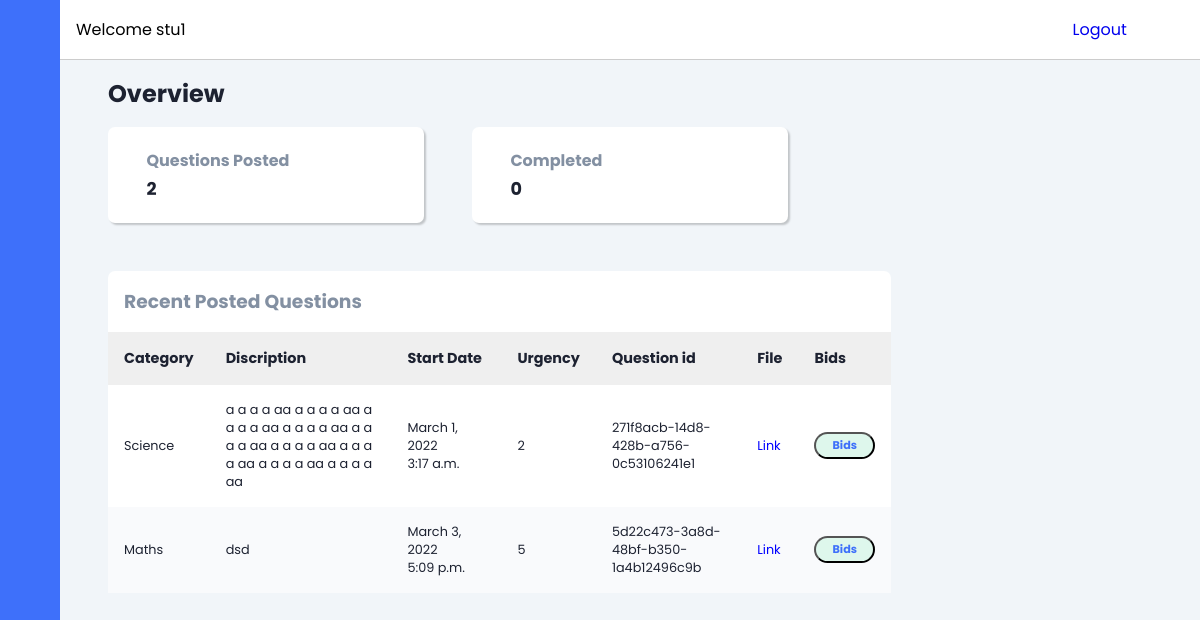
Screenshot of /student/dashboard (signed in) with the database file from the repository.
### student/models.py (models this page shows, shortened)
class Question(models.Model):
    id = models.AutoField(primary_key=True)
    student = models.ForeignKey(Student, on_delete=models.CASCADE, null=True, blank=True)
    randomly_generated_id = models.UUIDField(unique=True, default=uuid.uuid4, editable=False)
    category = models.CharField(max_length=30, choices=categotry ,default='others')
    urgency= models.CharField(max_length=250, null=True)
    description=models.CharField(max_length=250, null=True)
    upload = models.FileField(upload_to ='static/media/', null=True)
    date = models.DateField(null=True)
    time = models.TimeField(null=True)

### Learning/views.py (the view)
# urls.py: path('student/dashboard', views.stu_dashboard,name="stu_dashboard"),
def stu_dashboard(request):
    user = User.objects.get(username = request.user)
    stu = Student.objects.get(username=user)
    question = Question.objects.filter(student=stu)
    bid = Bid.objects.all()
    count=0
    for b in bid:
        bd = b.project.student
        if bd.username == request.user and b.status=='Completed':
            count += 1
    context = {
        'name': request.user,
        'question' : question,
        'count':count,
    }
    return render(request, "student/index.html", context)

### templates/student/index.html (shortened to what this page needs)
<!DOCTYPE html>
{% load static %}
<html lang="en">
<head>
    <link rel="stylesheet" href="https://cdn.jsdelivr.net/gh/lykmapipo/themify-icons@0.1.2/css/themify-icons.css">
    <link rel="stylesheet" href="{% static 'css/style.css' %}">
</head>
<body>
    <div class="sidebar">
        <div class="sidebar-header">
        </div>
        <div class="sidebar-menu">
            <ul>
            </ul>
        </div>
    </div>
    <div class="main-content">
        <header>
            <div class="search-wrapper">
                <span>Welcome {{name}}</span>
            </div>
            <div class="social-icons">
                <span ><a href="{% url 'logout' %}">Logout</a></span>
                <div></div>
            </div>
        </header>
        <main>
            <h2 class="dash-title">Overview</h2>
            <div class="dash-cards">
                <div class="card-single">
                    <div class="card-body">
                        <div>
                            <h5>Questions Posted</h5>
                            <h4>{{question|length}}</h4>
                        </div>
                    </div>
                </div>
                <div class="card-single">
                    <div class="card-body">
                        <div>
                            <h5>Completed</h5>
                            <h4>{{count}}</h4>
                        </div>
                    </div>
                </div>
            </div>
            <section class="recent">
                <div class="activity-grid">
                    <div class="activity-card">
                        <h3>Recent Posted Questions</h3>
                        <div class="table-responsive">
                            <table>
                                <thead>
                                    <tr>
                                        <th>Category</th>
                                        <th>Discription</th>
                                        <th style="width: 110px;">Start Date</th>
                                        <th>Urgency</th>
                                        <th>Question id</th>
                                        <th>File</th>
                                        <th>Bids</th>
                                    </tr>
                                </thead>
                                <tbody>
                                    {% for q in question %}
                                    <tr>
                                        <td>{{q.category}}</td>
                                        <td>{{q.description}}</td>
                                        <td>{{q.date}}<br>{{q.time}}</td>
                                        <td>{{q.urgency}}</td>
                                        <td>{{q.randomly_generated_id}}
                                        <td><a type="download" href="../../{{q.upload}}" style="color:blue" download>Link</a></td>
                                        <td>
                                            <a href="/student/{{q.id}}"><button id="{{q.id}}" class="badge success">Bids</button></a>
                                        </td>
                                    </tr>
                                    {% endfor %}
                                </tbody>
                            </table>
                        </div>
                    </div>
                    </div>
                </div>
</body>
</html>

### static/css/style.css (style rules this page uses)
:root { --main-color: #3e70fa; --color-dark: #1D2231; --text-grey: #8390A2; }
* { font-family: 'Poppins', sans-serif; margin: 0; padding: 0; text-decoration: none; list-style-type: none; box-sizing: border-box; }
.sidebar { height: 100%; width: 240px; position: fixed; left: 0; top: 0; z-index: 100; background: var(--main-color); color: #fff; overflow-y: auto; transition: width 500ms; }
.sidebar-header { display: flex; justify-content: space-between; align-items: center; height: 60px; padding: 0rem 1rem; }
.sidebar-menu { padding: 1rem; }
.main-content { position: relative; margin-left: 240px; transition: margin-left 500ms; }
header { position: fixed; left: 240px; top: 0; z-index: 100; width: calc(100% - 240px); background: #fff; height: 60px; padding: 0rem 1rem; display: flex; align-items: center; justify-content: space-between; border-bottom: 1px solid #ccc; transition: left 500ms; }
.search-wrapper { display: flex; align-items: center; }
.social-icons { display: flex; align-items: center; }
.social-icons span, .social-icons div { margin-left: 1.2rem; }
.social-icons div { height: 38px; width: 38px; background-size: cover; background-repeat: no-repeat; background-image: url(img/1.jpg); border-radius: 50%; }
main { margin-top: 60px; background: #f1f5f9; min-height: 90vh; padding: 1rem 3rem; }
.dash-title { color: var(--color-dark); margin-bottom: 1rem; }
.dash-cards { display: grid; grid-template-columns: repeat(3, 1fr); grid-column-gap: 3rem; }
.card-single { background: #fff; border-radius: 7px; box-shadow: 2px 2px 2px rgba(0,0,0,0.2); }
.card-body { padding: 1.3rem 1rem; display: flex; align-items: center; }
.card-body h5 { color: var(--text-grey); font-size: 1rem; }
.card-body h4 { color: var(--color-dark); font-size: 1.1rem; margin-top: .2rem; }
.recent { margin-top: 3rem; margin-bottom: 3rem; }
.activity-grid { display: grid; grid-template-columns: 75% 25%; grid-column-gap: 1.5rem; }
.activity-card, .summary-card, .bday-card { background: #fff; border-radius: 7px; }
.activity-card h3 { color: var(--text-grey); margin: 1rem; }
.activity-card table { width: 100%; border-collapse: collapse; }
.activity-card thead { background: #efefef; text-align: left; }
th, td { font-size: .9rem; padding: 1rem 1rem; color: var(--color-dark); }
td { font-size: .8rem; }
tbody tr:nth-child(even) { background: #f9fafc; }
.badge { padding: .2rem 1rem; border-radius: 20px; font-weight: 700; font-size: .7rem; }
.badge.success { background: #DEF7EC; color: var(--main-color); }
.table-responsive { overflow-x: auto; }
@media only screen and (max-width: 1200px) { .sidebar { width: 60px; z-index: 150; } }
@media only screen and (max-width: 1200px) { .sidebar .sidebar-header, .sidebar li { display: flex; justify-content: center; } }
@media only screen and (max-width: 1200px) { .main-content { margin-left: 60px; } }
@media only screen and (max-width: 1200px) { .main-content header { left: 60px; width: calc(100% - 60px); } }

### rows the page displays
Question: category "Science", description "a a a a aa a a a a aa a a a a aa a a a a aa a a a a aa a a a a aa a a a a aa a a a a aa a a a a aa", date "March 1, 2022", time "3:17 a.m.", urgency "2", randomly_generated_id "271f8acb-14d8-428b-a756-0c53106241e1"
Question: category "Maths", description "dsd", date "March 3, 2022", time "5:09 p.m.", urgency "5", randomly_generated_id "5d22c473-3a8d-48bf-b350-1a4b12496c9b"

### other values shown
{{ name }} "stu1"
{{ question|length }} "2"
{{ count }} "0"
